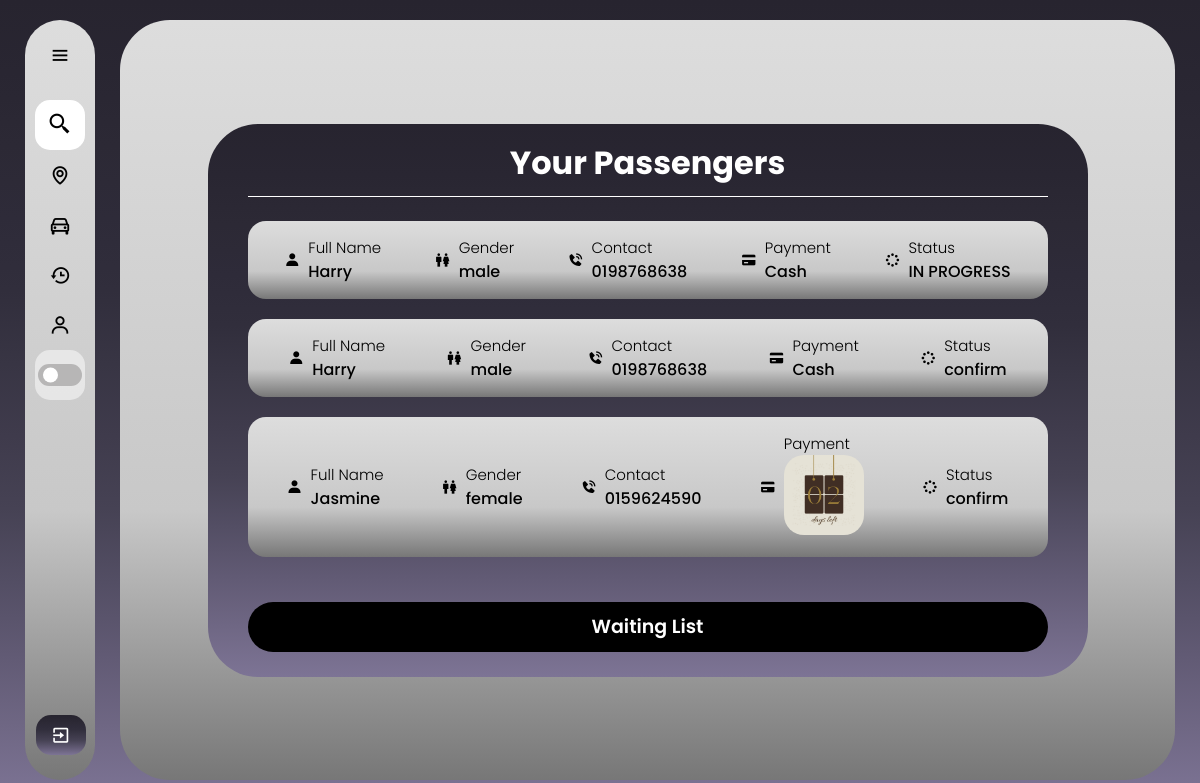
Before: /passenger_matched/1 (signed in) with the older database file.
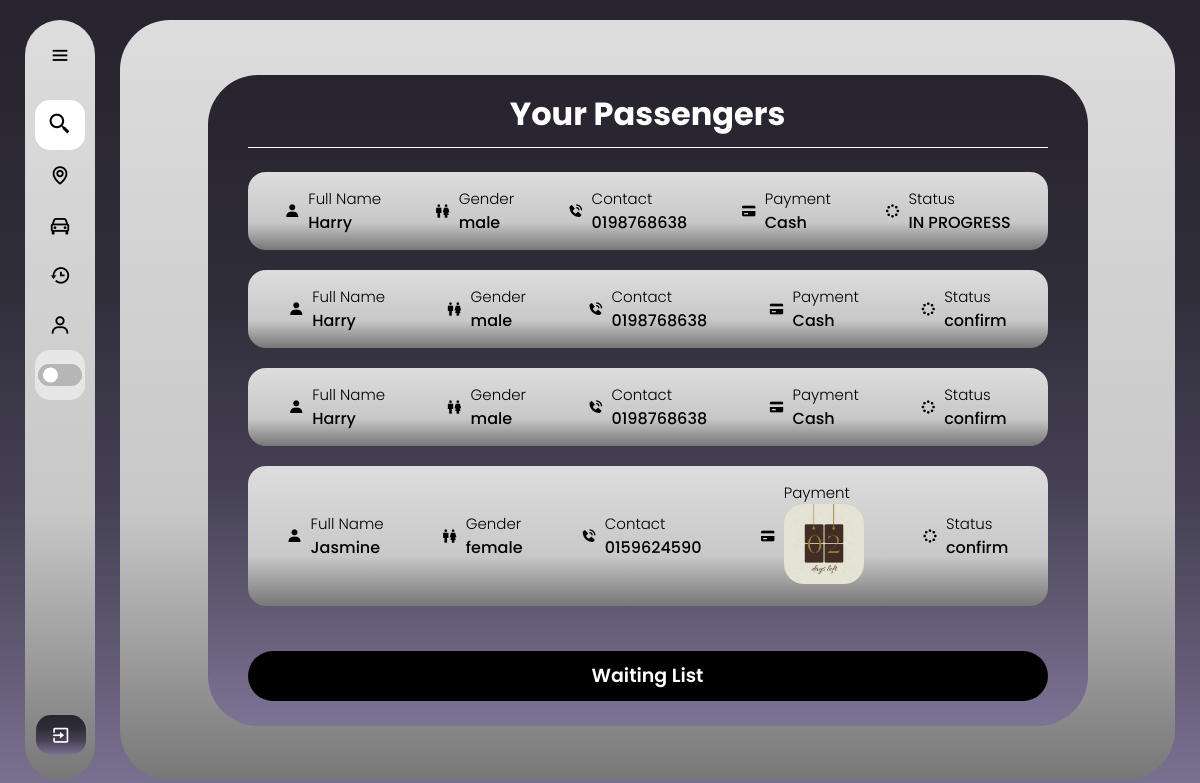
After: the same page with the newer database file.
### web/models.py (models this page shows)
class PassengerMatch(db.Model):
    id = db.Column(db.Integer, primary_key=True)
    passenger_id = db.Column(db.Integer, db.ForeignKey('user.id'), nullable=False)
    driver_id = db.Column(db.Integer, db.ForeignKey('rides.id'), nullable=False)
    payment_proof_id = db.Column(db.Integer, db.ForeignKey('payment_proof.id'), nullable=True)
    status = db.Column(db.String(20), nullable=False, default='APPROVING')
    passenger = db.relationship('User', foreign_keys=[passenger_id], backref='matches_as_passenger')
    driver = db.relationship('Rides', foreign_keys=[driver_id], backref='matches_as_driver')
    payment_proof = db.relationship('PaymentProof', backref='matches', lazy=True)

class Profile(db.Model):
    id = db.Column(db.Integer, primary_key=True)
    fullName = db.Column(db.String(150))
    gender = db.Column(db.String(100), nullable=False)
    birthyear=db.Column(db.String(15), nullable=False)
    contact = db.Column(db.String(15), nullable=False)
    birthyear = db.Column(db.String(15), nullable=False)
    profile_pic = db.Column(db.String(200), default="default.jpg")
    is_approved = db.Column(db.Boolean, default=False)  # Added for moderation
    user_id = db.Column(db.Integer, db.ForeignKey('user.id'), nullable=False)
    birthyear = db.Column(db.String(15), nullable=False)

class PaymentProof(db.Model):
    id = db.Column(db.Integer, primary_key=True)
    file_name = db.Column(db.String(100), nullable=False)
    user_id = db.Column(db.Integer, db.ForeignKey('profile.user_id'), nullable=False)
    user = db.relationship('Profile', backref='payment_proofs', lazy=True)

### web/routes.py (the view)
@bp.route('/passenger_matched/<int:driver_id>')
@login_required
def passenger_matched(driver_id):
    profile = Profile.query.filter_by(user_id=current_user.id).first()
    driver = Rides.query.get_or_404(driver_id)
    profiles = Profile.query.all()
    profile_dict = {profile.user_id: profile for profile in profiles}
    matches = PassengerMatch.query.filter_by(driver_id=driver_id, status='IN PROGRESS').all()
    matches_approving = PassengerMatch.query.filter_by(driver_id=driver_id, status='APPROVING').all()
    matches_completed = PassengerMatch.query.filter_by(driver_id=driver_id, status='COMPLETED').all()
    matches_confirmed = PassengerMatch.query.filter_by(driver_id=driver_id, status='confirm').all()
    print(f"Profile dict keys: {profile_dict.keys()}")
    print(f"Driver user ID: {driver.user_id}")
    return render_template(
        'passenger_matched.html',
        driver=driver,
        driver_id=driver_id,
        matches=matches,
        profile_dict=profile_dict,
        profile=profile,
        matches_approving=matches_approving,
        matches_completed=matches_completed,
        matches_confirmed=matches_confirmed
    )

### web/templates/passenger_matched.html (shortened to what this page needs)
{% extends "base_passenger.html" %}
{% block content %}
<!DOCTYPE html>
<html lang="en">
<head>
    <link rel="stylesheet" href="../static/passenger_matched.css">
    <link href='https://unpkg.com/boxicons@2.1.4/css/boxicons.min.css' rel='stylesheet'>
</head>
<body>
    <div class="container">
        <div class="size">
            <div class="passenger">
                <div class="header">
                    <h1>Your Passengers</h1>
                </div>
                <div class="details">
                    {% for match in matches %}
                    <div class="seperate">
                        <div class="row">
                            <div class="info_left-right">
                                <i class='bx bxs-user'></i>
                                <div class="info_up-down">
                                    <h3>Full Name</h3>
                                    <p>{{ profile_dict[match.passenger_id].fullName }}</p>
                                </div>
                            </div>
                            <div class="info_left-right">
                                <i class='bx bx-male-female'></i>
                                <div class="info_up-down">
                                    <h3>Gender</h3>
                                    <p>{{ profile_dict[match.passenger_id].gender }}</p>
                                </div>
                            </div>
                            <div class="info_left-right">
                                <i class='bx bxs-phone-call'></i>
                                <div class="info_up-down">
                                    <h3>Contact</h3>
                                    <p>{{ profile_dict[match.passenger_id].contact }}</p>
                                </div>
                            </div>
                            <div class="info_left-right">
                                <i class='bx bxs-credit-card'></i>
                                <div class="info_up-down">
                                    <h3>Payment</h3>
                                    <p>
                                        {% if match.payment_proof %}
                                            <img src="{{ url_for('static', filename='payment/' ~ match.payment_proof.file_name) }}" alt="Payment Proof">
                                        {% else %}
                                            Cash
                                        {% endif %}
                                    </p>
                                </div>
                            </div>
                            <div class="info_left-right">
                                <i class='bx bx-loader-circle' ></i>
                                <div class="info_up-down">
                                    <h3>Status</h3>
                                    <p>{{ match.status }}</p>
                                </div>
                            </div>
                        </div>
                    </div>
                    {% endfor %}
                    {% for match in matches_confirmed %}
                    <div class="seperate">
                        <div class="row">
                            <div class="info_left-right">
                                <i class='bx bxs-user'></i>
                                <div class="info_up-down">
                                    <h3>Full Name</h3>
                                    <p>{{ profile_dict[match.passenger_id].fullName }}</p>
                                </div>
                            </div>
                            <div class="info_left-right">
                                <i class='bx bx-male-female'></i>
                                <div class="info_up-down">
                                    <h3>Gender</h3>
                                    <p>{{ profile_dict[match.passenger_id].gender }}</p>
                                </div>
                            </div>
                            <div class="info_left-right">
                                <i class='bx bxs-phone-call'></i>
                                <div class="info_up-down">
                                    <h3>Contact</h3>
                                    <p>{{ profile_dict[match.passenger_id].contact }}</p>
                                </div>
                            </div>
                            <div class="info_left-right">
                                <i class='bx bxs-credit-card'></i>
                                <div class="info_up-down">
                                    <h3>Payment</h3>
                                    <p>
                                        {% if match.payment_proof %}
                                            <img src="{{ url_for('static', filename='payment/' ~ match.payment_proof.file_name) }}" alt="Payment Proof">
                                        {% else %}
                                            Cash
                                        {% endif %}
                                    </p>
                                </div>
                            </div>
                            <div class="info_left-right">
                                <i class='bx bx-loader-circle' ></i>
                                <div class="info_up-down">
                                    <h3>Status</h3>
                                    <p>{{ match.status }}</p>
                                </div>
                            </div>
                        </div>
                    </div>
                    {% endfor %}
                </div>
                <br>
                <a href="{{ url_for('main.waiting_list', driver_id=driver_id) }}">
                    <div class="btn-container">
                        <button type="submit" class="btn">Waiting List</button>
                    </div>
                </a>
            </div>
        </div>
    </div>
</body>
</html>
{% endblock %}

### web/templates/base_passenger.html (shortened to what this page needs)
<!DOCTYPE html>
<html>
  <head>
    <link rel="stylesheet" href="../static/sidebar.css">
    <link href='https://unpkg.com/boxicons@2.1.4/css/boxicons.min.css' rel='stylesheet'>
  </head>
<body>
    <div class="sidebar">
      <div class="logo_name">
        <i class='bx bx-menu' id="btn" ></i>
      </div>
      <ul class="nav_list">
        <li>
          <i class='bx bx-search-alt-2' ></i>
          <input type="text" id="sidebarSearch" placeholder="Search Location...">
        </li>
        <li>
          <a href="{{ url_for('main.findarides')}}">
            <i class='bx bx-map' ></i>
          </a>
        </li>
        <li>
          <a href="{{ url_for('main.driver_post') }}">
            <i class='bx bx-car'></i>
          </a>
        </li>
        <li>
          <a href="{{ url_for('main.booking_history') }}" >
            <i class='bx bx-history' ></i>
          </a>
        </li>
        <li>
          <a href="{{ url_for('main.dashboard') }}" >
            <i class='bx bx-user'></i>
          </a>
        </li>
        <li class="mode">
          <div class="moon-sun">
          </div>
          <div class="toggle-switch">
            <span class="switch"></span>
          </div>
        </li>
      </ul>
      <div class="profile_content">
        <div class="profile">
          <a href="/">
            <i class='bx bx-exit' id="logout" ></i>
          </a>
        </div>
      </div>
    </div>
    <div class="right_box">
        {% block content %}{% endblock %}
    </div>
  </body>
</html>

### web/static/sidebar.css (style rules this page uses)
* { margin: 0; padding: 0; box-sizing: border-box; font-family: "poppins"; }
:root { --background-color: linear-gradient(to bottom, #27242f, #292632, #2c2935, #2e2b39, #312e3c, #383544, #3f3b4c, #464254, #534e64, #615a74, #6f6784, #7d7495); --box-color: linear-gradient(180deg, #DDDDDD 0%, #C8C8C8 64.5%, #777777 100%); --text-color: black; --toggle-color: white; --mode-background: rgba(255, 255, 255, 0.5); --box-shadow: 5px 5px 10px rgba(0, 0, 0, 0.5); }
body { position: relative; min-height: 100vh; width: 100%; overflow: hidden; background: var(--background-color) fixed; }
.sidebar { position: fixed; top: 20px; bottom: 20px; left: 25px; width: 70px; background: var(--box-color); padding: 10px 10px; border-radius: 50px; transition: all 0.5s ease; }
.sidebar #btn { position: absolute; left: 50%; top: 10px; font-size: 22px; height: 50px; width: 50px; text-align: center; line-height: 50px; transform: translateX(-50%); color: var(--text-color); cursor: pointer; }
.sidebar ul { margin-top: 20px; }
.sidebar ul li { list-style: none; line-height: 50px; position: relative; height: 50px; width: 100%; }
.sidebar ul li input { position: absolute; height: 100%; width: 100%; left: 0; top: 0; border-radius: 15px; outline: none; border: none; background: var(--toggle-color); padding-left: 50px; font-size: 16px; color: var(--text-color); }
.sidebar ul li .bx-search-alt-2 { position: absolute; z-index: 100; height: 50px; min-width: 50px; line-height: 50px; text-align: center; font-size: 25px; transition: all 0.5s ease; color: var(--text-color); }
.sidebar ul li a { color: var(--text-color); display: flex; align-items: center; text-decoration: none; border-radius: 15px; white-space: nowrap; }
.sidebar ul li a i { font-size: 22px; height: 50px; min-width: 50px; line-height: 50px; text-align: center; transition: all 0.5s ease; }
.sidebar .nav_list .mode { background: var(--mode-background); border-radius: 15px; display: flex; align-items: center; position: relative; color: var(--text-color); position: relative; }
.sidebar .nav_list .mode .moon-sun { font-size: 22px; height: 50px; min-width: 50px; display: flex; align-items: center; justify-content: center; }
.sidebar .mode .toggle-switch { position: absolute; right: 3px; display: flex; align-items: center; justify-content: center; height: 100%; min-width: 45px; cursor: pointer; }
.toggle-switch .switch { position: relative; height: 22px; width: 44px; border-radius: 25px; background: #b7b6b6; }
.toggle-switch .switch::before { content: ''; position: absolute; height: 15px; width: 15px; border-radius: 50%; top: 50%; left: 5px; transform: translateY(-50%); background: var(--toggle-color); transition: all 0.5s ease; }
.sidebar .profile_content { position: absolute; color: white; bottom: 20px; left: 15px; width: 85%; }
.sidebar .profile_content .profile { position: relative; padding: 0 10px; height: 50px; border-radius: 15px; }
.profile #logout { color: var(--toggle-color); cursor: pointer; position: absolute; left: 35%; bottom: 5px; transform: translateX(-50%); min-width: 50px; line-height: 40px; font-size: 20px; border-radius: 15px; text-align: center; transition: all 0.4s ease; background: var(--background-color); }

Changed rows visible on the page:
now on this page (row edited): PassengerMatch: {{ profile_dict[match.passenger_id].fullName }} "Harry", {{ profile_dict[match.passenger_id].gender }} "male", {{ profile_dict[match.passenger_id].contact }} "0198768638", shows "Cash", status "confirm"
